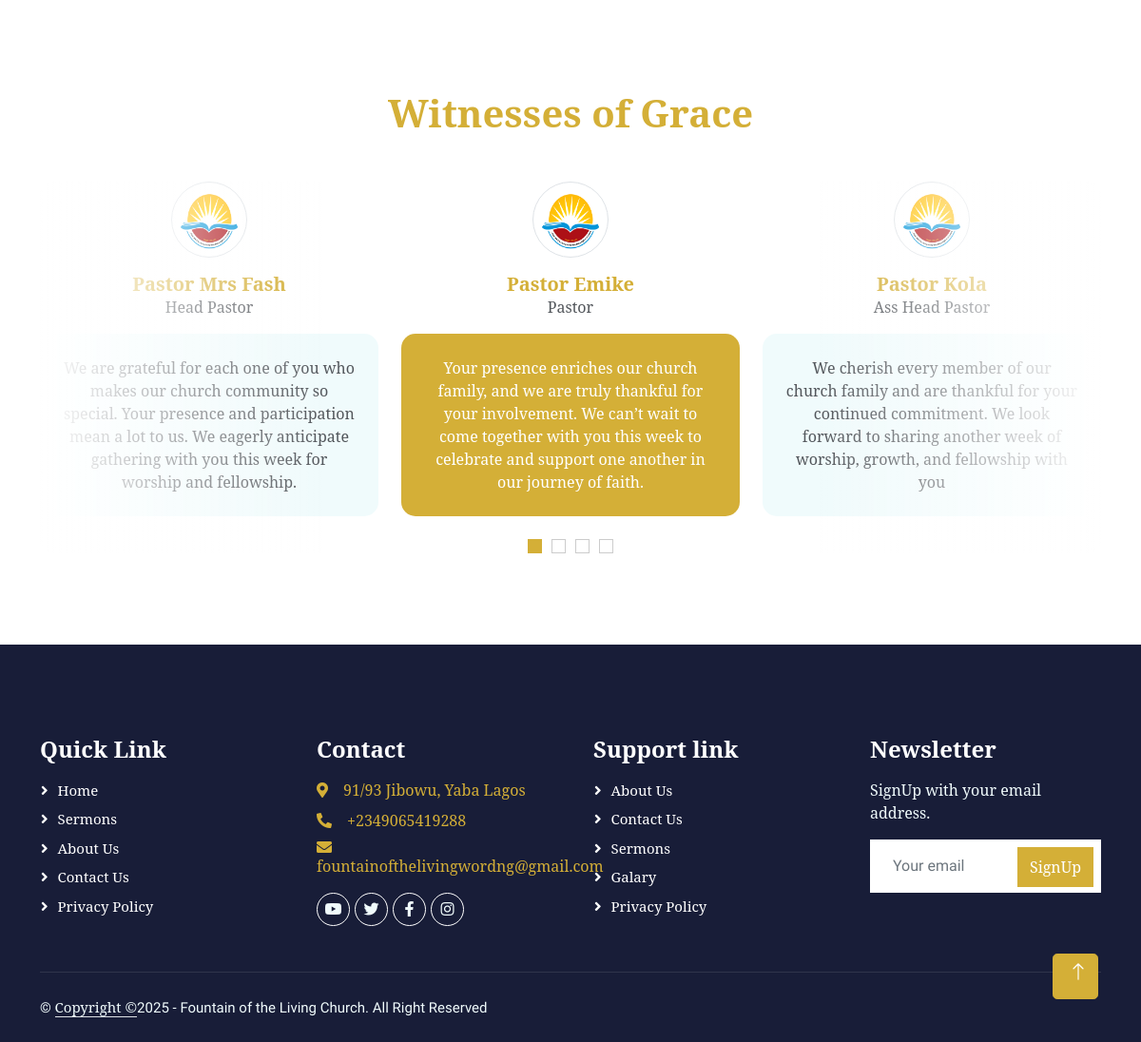
The app's page / (lower part), older data.
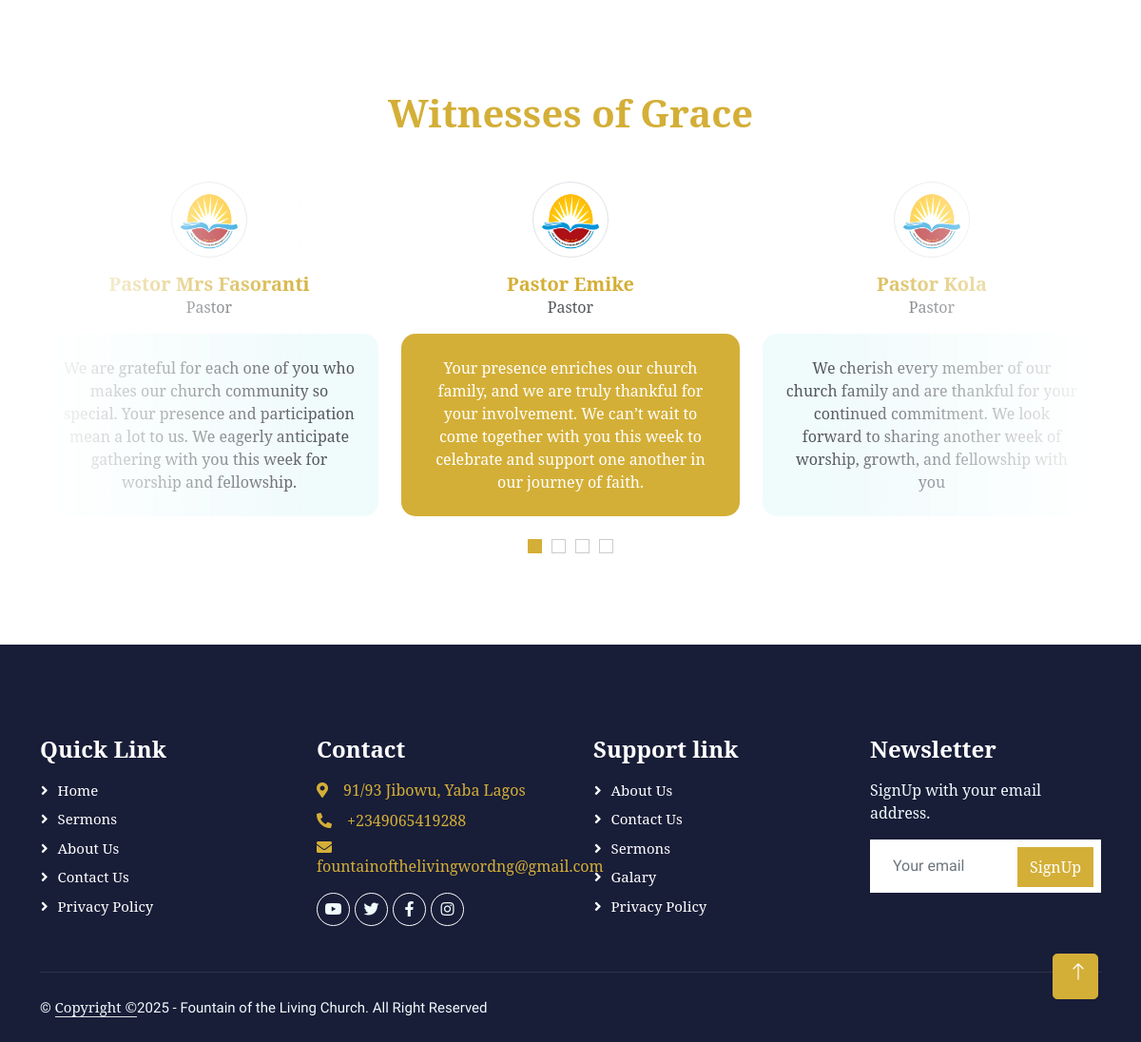
The same page, newer data.
### fountain/models.py (models this page shows, shortened)
class FountainChurchMinisterHome(models.Model):
    fountain_church_minister_home_title = models.CharField(max_length=255, blank=True, null=True)
    fountain_church_minister_home_position = models.CharField(max_length=255, blank=True, null=True)
    fountain_church_minister_home_description = models.TextField()
    fountain_church_minister_home_img = models.ImageField(upload_to='testy_img/')
    fountain_church_minister_home_author = models.ForeignKey(User, on_delete=models.CASCADE)
    fountain_church_minister_home_date = models.DateTimeField (auto_now_add= True)
    class Meta:
        ordering =['-fountain_church_minister_home_date']

### fountain/views.py (the view)
# urls.py: path('', HomeView.as_view(), name="home"),
class HomeView(ListView):
    model = FountainChurchMainPost
    template_name = 'fountainchurch/home.html'
    def get_context_data(self, **kwargs):
        context = super().get_context_data(**kwargs)
        context['first_images'] = FountainChurchMainHeadImage.objects.all()
        context['testimony_images'] = FountainChurchMinisterHome.objects.all()
        return context

### templates/fountainchurch/home.html (shortened to what this page needs)
{% extends "base.html" %}
{% load static %}
{% block content %}
    <div class="container-xxl py-5">
    </div>
<div class="container-xxl py-5 wow fadeInUp" data-wow-delay="0.1s">
    <div class="container">
        <div class="text-center">
            <h1 class="mb-5" style="color: #d4af37; font-family: 'serif';">Witnesses of Grace</h1>
        </div>
        <div class="owl-carousel testimonial-carousel position-relative" style="border-radius: 15px; overflow: hidden;">
            {% for testimony_image in testimony_images %}
            <div class="testimonial-item text-center" style="border-radius: 5px; overflow: hidden;">
                <img class="border rounded-circle p-2 mx-auto mb-3" src="{{ testimony_image.fountain_church_minister_home_img.url }}" style="width: 80px; height: 80px; border-radius: 50%;" alt="">
                <h5 class="mb-0" style="color: #d4af37; font-family: 'serif';">{{ testimony_image.fountain_church_minister_home_title }}</h5>
                <p style="font-family: 'serif';">{{ testimony_image.fountain_church_minister_home_position }}</p>
                <div class="testimonial-text bg-light text-center p-4" style="border-radius: 15px;">
                    <p class="mb-0" style="font-family: 'serif';">{{ testimony_image.fountain_church_minister_home_description }}</p>
                </div>
            </div>
            {% endfor %}
        </div>
    </div>
</div>
{% endblock %}

Row changes from the older to the newer data that the page shows:
changed FountainChurchMinisterHome "Pastor Kola": fountain_church_minister_home_position "Ass Head Pastor" → "Pastor"
changed FountainChurchMinisterHome: fountain_church_minister_home_title "Pastor Mrs Fash" → "Pastor Mrs Fasoranti"; fountain_church_minister_home_position "Head Pastor" → "Pastor"
